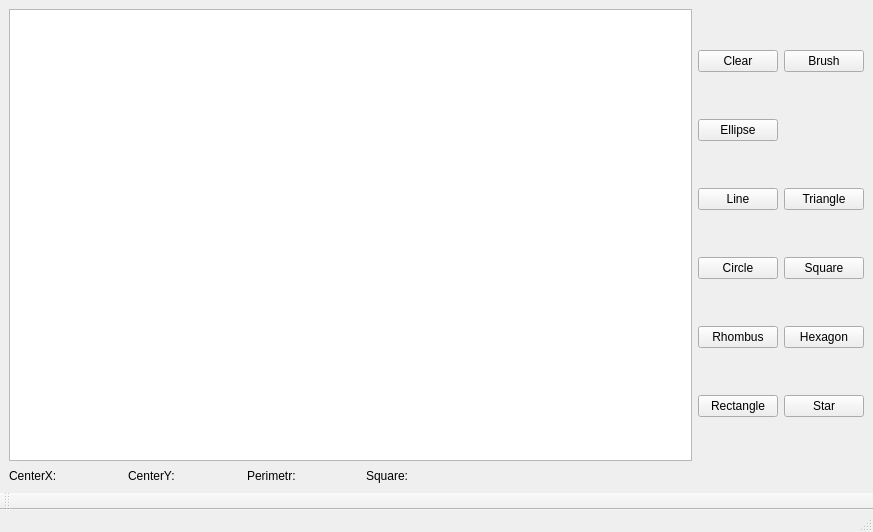
<?xml version="1.0" encoding="UTF-8"?>
<ui version="4.0">
 <class>MainWindow</class>
 <widget class="QMainWindow" name="MainWindow">
  <property name="geometry">
   <rect>
    <x>0</x>
    <y>0</y>
    <width>873</width>
    <height>532</height>
   </rect>
  </property>
  <property name="windowTitle">
   <string>MainWindow</string>
  </property>
  <widget class="QWidget" name="centralwidget">
   <layout class="QGridLayout" name="gridLayout_2">
    <item row="2" column="0">
     <layout class="QHBoxLayout" name="horizontalLayout">
      <item>
       <widget class="QLabel" name="CenterX">
        <property name="text">
         <string>CenterX:</string>
        </property>
       </widget>
      </item>
      <item>
       <widget class="QLabel" name="CenterY">
        <property name="text">
         <string>CenterY:</string>
        </property>
       </widget>
      </item>
      <item>
       <widget class="QLabel" name="Perimetr">
        <property name="text">
         <string>Perimetr: </string>
        </property>
       </widget>
      </item>
      <item>
       <widget class="QLabel" name="Square">
        <property name="minimumSize">
         <size>
          <width>326</width>
          <height>17</height>
         </size>
        </property>
        <property name="text">
         <string>Square: </string>
        </property>
       </widget>
      </item>
     </layout>
    </item>
    <item row="1" column="1">
     <layout class="QGridLayout" name="gridLayout">
      <item row="2" column="0">
       <widget class="QPushButton" name="LineButton">
        <property name="text">
         <string>Line</string>
        </property>
       </widget>
      </item>
      <item row="5" column="0">
       <widget class="QPushButton" name="RectangleButton">
        <property name="text">
         <string>Rectangle</string>
        </property>
       </widget>
      </item>
      <item row="0" column="0">
       <widget class="QPushButton" name="ClearButton">
        <property name="text">
         <string>Clear</string>
        </property>
       </widget>
      </item>
      <item row="4" column="1">
       <widget class="QPushButton" name="HexagonButton">
        <property name="text">
         <string>Hexagon</string>
        </property>
       </widget>
      </item>
      <item row="3" column="1">
       <widget class="QPushButton" name="SquareButton">
        <property name="text">
         <string>Square</string>
        </property>
       </widget>
      </item>
      <item row="5" column="1">
       <widget class="QPushButton" name="StarButton">
        <property name="text">
         <string>Star</string>
        </property>
       </widget>
      </item>
      <item row="3" column="0">
       <widget class="QPushButton" name="CircleButton">
        <property name="text">
         <string>Circle</string>
        </property>
       </widget>
      </item>
      <item row="0" column="1">
       <widget class="QPushButton" name="BrushButton">
        <property name="text">
         <string>Brush</string>
        </property>
       </widget>
      </item>
      <item row="4" column="0">
       <widget class="QPushButton" name="RhombusButton">
        <property name="text">
         <string>Rhombus</string>
        </property>
       </widget>
      </item>
      <item row="2" column="1">
       <widget class="QPushButton" name="TriangleButton">
        <property name="text">
         <string>Triangle</string>
        </property>
       </widget>
      </item>
      <item row="1" column="0">
       <widget class="QPushButton" name="EllipseButton">
        <property name="text">
         <string>Ellipse</string>
        </property>
       </widget>
      </item>
     </layout>
    </item>
    <item row="1" column="0">
     <widget class="QGraphicsView" name="graphicsView"/>
    </item>
   </layout>
  </widget>
  <widget class="QMenuBar" name="menubar">
   <property name="geometry">
    <rect>
     <x>0</x>
     <y>0</y>
     <width>873</width>
     <height>22</height>
    </rect>
   </property>
  </widget>
  <widget class="QStatusBar" name="statusbar"/>
  <widget class="QToolBar" name="toolBar">
   <property name="windowTitle">
    <string>toolBar</string>
   </property>
   <attribute name="toolBarArea">
    <enum>BottomToolBarArea</enum>
   </attribute>
   <attribute name="toolBarBreak">
    <bool>false</bool>
   </attribute>
  </widget>
 </widget>
 <resources/>
 <connections/>
</ui>
